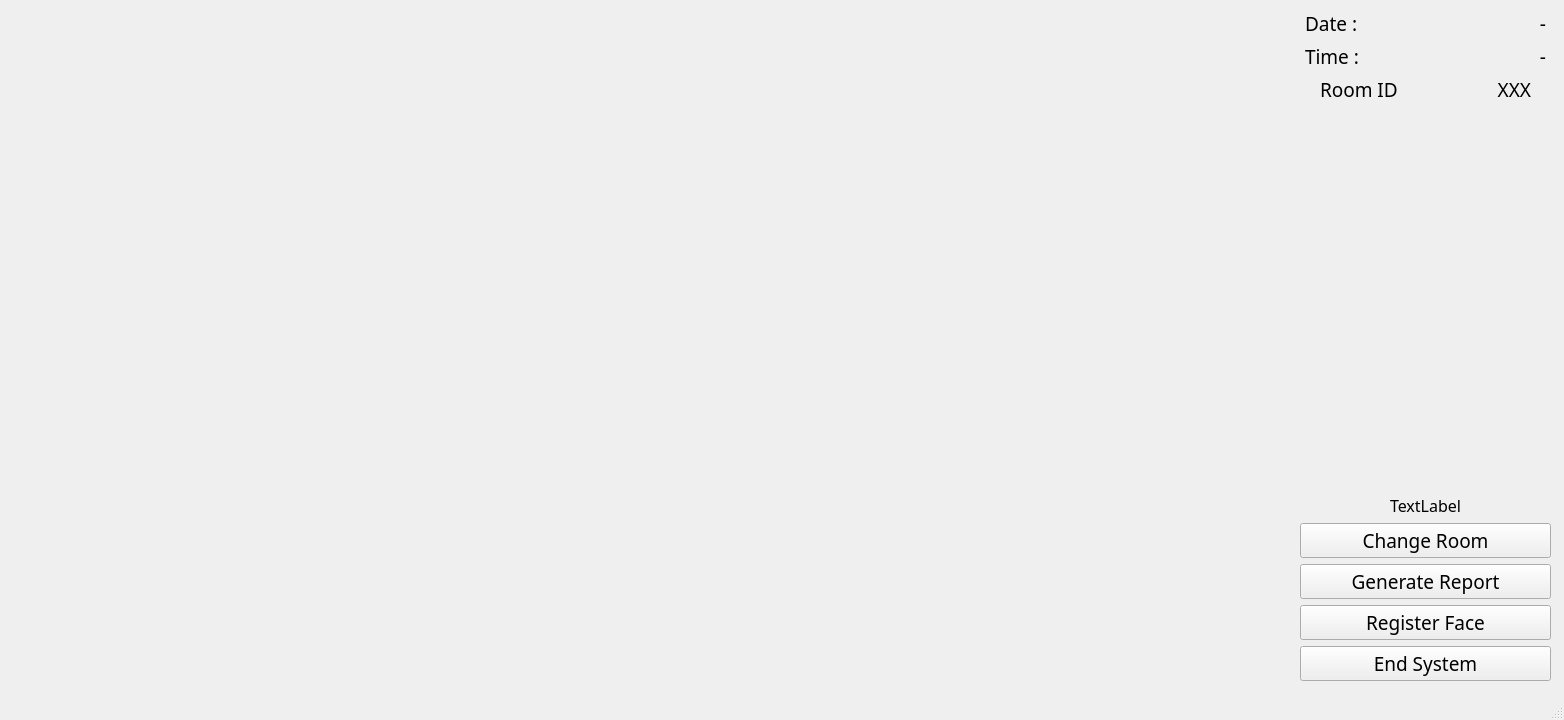
<?xml version="1.0" encoding="UTF-8"?>
<ui version="4.0">
 <class>MainWindow</class>
 <widget class="QMainWindow" name="MainWindow">
  <property name="geometry">
   <rect>
    <x>0</x>
    <y>0</y>
    <width>1564</width>
    <height>720</height>
   </rect>
  </property>
  <property name="font">
   <font>
    <family>Arial Rounded MT Bold</family>
    <pointsize>12</pointsize>
   </font>
  </property>
  <property name="windowTitle">
   <string>MainWindow</string>
  </property>
  <widget class="QWidget" name="centralwidget">
   <widget class="QLabel" name="label_camera">
    <property name="geometry">
     <rect>
      <x>-10</x>
      <y>0</y>
      <width>1278</width>
      <height>720</height>
     </rect>
    </property>
    <property name="minimumSize">
     <size>
      <width>4</width>
      <height>0</height>
     </size>
    </property>
    <property name="maximumSize">
     <size>
      <width>1280</width>
      <height>720</height>
     </size>
    </property>
    <property name="text">
     <string/>
    </property>
   </widget>
   <widget class="QWidget" name="layoutWidget">
    <property name="geometry">
     <rect>
      <x>1300</x>
      <y>10</y>
      <width>251</width>
      <height>671</height>
     </rect>
    </property>
    <layout class="QVBoxLayout" name="verticalLayout">
     <item>
      <layout class="QGridLayout" name="datetimeLayout">
       <item row="0" column="1">
        <widget class="QLabel" name="label_date">
         <property name="font">
          <font>
           <family>Arial Rounded MT Bold</family>
           <pointsize>14</pointsize>
           <weight>50</weight>
           <bold>false</bold>
          </font>
         </property>
         <property name="text">
          <string>-</string>
         </property>
         <property name="alignment">
          <set>Qt::AlignRight|Qt::AlignTrailing|Qt::AlignVCenter</set>
         </property>
         <property name="indent">
          <number>5</number>
         </property>
        </widget>
       </item>
       <item row="1" column="0">
        <widget class="QLabel" name="label_2">
         <property name="font">
          <font>
           <family>Arial Rounded MT Bold</family>
           <pointsize>14</pointsize>
           <weight>50</weight>
           <bold>false</bold>
          </font>
         </property>
         <property name="text">
          <string>Time :</string>
         </property>
         <property name="indent">
          <number>5</number>
         </property>
        </widget>
       </item>
       <item row="1" column="1">
        <widget class="QLabel" name="label_time">
         <property name="font">
          <font>
           <family>Arial Rounded MT Bold</family>
           <pointsize>14</pointsize>
           <weight>50</weight>
           <bold>false</bold>
          </font>
         </property>
         <property name="text">
          <string>-</string>
         </property>
         <property name="alignment">
          <set>Qt::AlignRight|Qt::AlignTrailing|Qt::AlignVCenter</set>
         </property>
         <property name="indent">
          <number>5</number>
         </property>
        </widget>
       </item>
       <item row="0" column="0">
        <widget class="QLabel" name="label">
         <property name="font">
          <font>
           <family>Arial Rounded MT Bold</family>
           <pointsize>14</pointsize>
           <weight>50</weight>
           <bold>false</bold>
          </font>
         </property>
         <property name="text">
          <string>Date :</string>
         </property>
         <property name="indent">
          <number>5</number>
         </property>
        </widget>
       </item>
       <item row="2" column="0">
        <widget class="QLabel" name="label_3">
         <property name="font">
          <font>
           <family>Arial Rounded MT Bold</family>
           <pointsize>14</pointsize>
           <weight>50</weight>
           <bold>false</bold>
          </font>
         </property>
         <property name="text">
          <string>Room ID</string>
         </property>
         <property name="indent">
          <number>20</number>
         </property>
        </widget>
       </item>
       <item row="2" column="1">
        <widget class="QLabel" name="label_room_id">
         <property name="font">
          <font>
           <family>Arial Rounded MT Bold</family>
           <pointsize>14</pointsize>
           <weight>50</weight>
           <bold>false</bold>
          </font>
         </property>
         <property name="text">
          <string>XXX</string>
         </property>
         <property name="alignment">
          <set>Qt::AlignRight|Qt::AlignTrailing|Qt::AlignVCenter</set>
         </property>
         <property name="indent">
          <number>20</number>
         </property>
        </widget>
       </item>
      </layout>
     </item>
     <item>
      <spacer name="verticalSpacer">
       <property name="orientation">
        <enum>Qt::Vertical</enum>
       </property>
       <property name="sizeHint" stdset="0">
        <size>
         <width>20</width>
         <height>40</height>
        </size>
       </property>
      </spacer>
     </item>
     <item>
      <widget class="QLabel" name="label_info">
       <property name="font">
        <font>
         <family>Arial Rounded MT Bold</family>
         <pointsize>12</pointsize>
         <weight>50</weight>
         <bold>false</bold>
        </font>
       </property>
       <property name="text">
        <string>TextLabel</string>
       </property>
       <property name="alignment">
        <set>Qt::AlignCenter</set>
       </property>
      </widget>
     </item>
     <item>
      <layout class="QVBoxLayout" name="menuLayout">
       <item>
        <widget class="QPushButton" name="btn_change_room">
         <property name="font">
          <font>
           <family>Arial Rounded MT Bold</family>
           <pointsize>14</pointsize>
           <weight>50</weight>
           <bold>false</bold>
          </font>
         </property>
         <property name="text">
          <string>Change Room</string>
         </property>
         <property name="checkable">
          <bool>true</bool>
         </property>
        </widget>
       </item>
       <item>
        <widget class="QPushButton" name="btn_report">
         <property name="font">
          <font>
           <family>Arial Rounded MT Bold</family>
           <pointsize>14</pointsize>
           <weight>50</weight>
           <bold>false</bold>
          </font>
         </property>
         <property name="text">
          <string>Generate Report</string>
         </property>
         <property name="checkable">
          <bool>true</bool>
         </property>
        </widget>
       </item>
       <item>
        <widget class="QPushButton" name="btn_save_new">
         <property name="font">
          <font>
           <family>Arial Rounded MT Bold</family>
           <pointsize>14</pointsize>
           <weight>50</weight>
           <bold>false</bold>
          </font>
         </property>
         <property name="text">
          <string>Register Face</string>
         </property>
         <property name="checkable">
          <bool>true</bool>
         </property>
        </widget>
       </item>
       <item>
        <widget class="QPushButton" name="btn_exit">
         <property name="font">
          <font>
           <family>Arial Rounded MT Bold</family>
           <pointsize>14</pointsize>
           <weight>50</weight>
           <bold>false</bold>
          </font>
         </property>
         <property name="text">
          <string>End System</string>
         </property>
         <property name="checkable">
          <bool>true</bool>
         </property>
        </widget>
       </item>
      </layout>
     </item>
    </layout>
   </widget>
  </widget>
  <widget class="QStatusBar" name="statusbar"/>
 </widget>
 <resources/>
 <connections/>
</ui>
